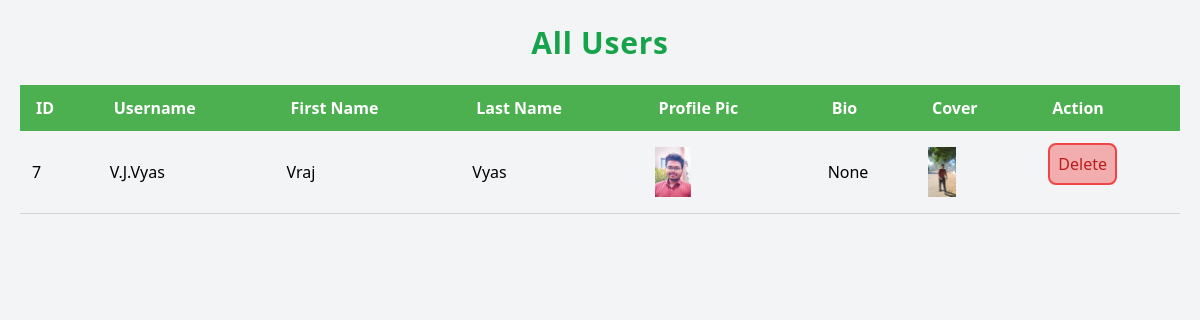
/users/, run on an earlier commit of the app's database.
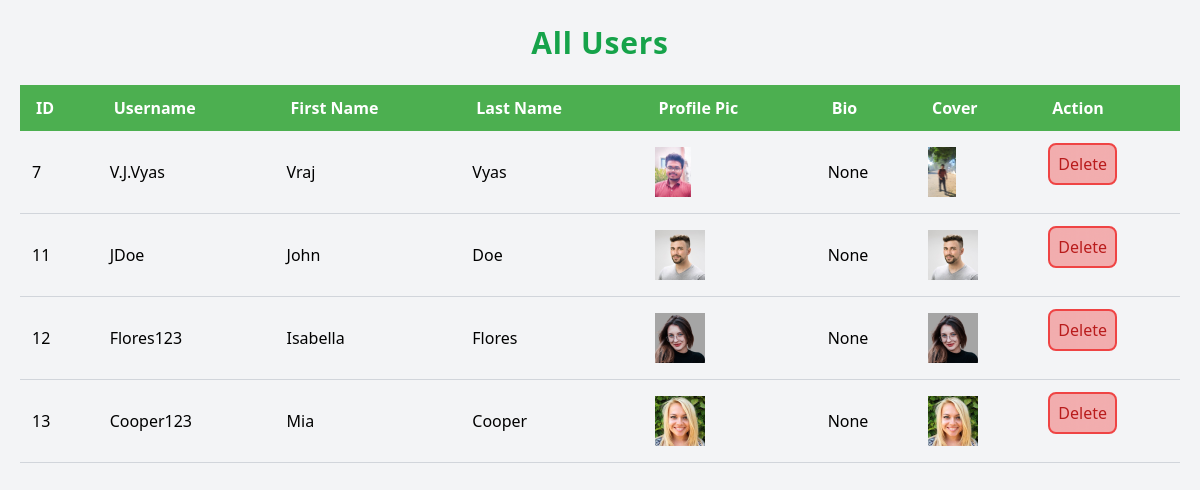
And on a later commit of the database.
### Media/models.py (models this page shows, shortened)
class User(AbstractUser):
    profile_pic = models.ImageField(upload_to='profile_pic/')
    bio = models.TextField(max_length=160, blank=True, null=True)
    cover = models.ImageField(upload_to='covers/', blank=True)
    groups = models.ManyToManyField(
        'auth.Group',
        related_name='media_user_set',  # Custom related_name for the reverse accessor
        blank=True
    )
    user_permissions = models.ManyToManyField(
        'auth.Permission',
        related_name='media_user_permissions',  # Custom related_name for the reverse accessor
        blank=True
    )

### Media/views.py (the view)
# urls.py: path('users/', views.get_all_users, name='get_all_users'),
def get_all_users(request):
    users = User.objects.all()
    return render(request, 'Media/display.html', {'users': users})

### Media/templates/Media/display.html (shortened to what this page needs)
{% load static %}
{% load static tailwind_tags %}
<html lang="en">
<head>
    {% tailwind_css %}
</head>
<body class="font-arial bg-gray-100 m-0 p-5">
    <h1 class="text-center text-[30px] text-green-600 font-bold font-sans tracking-wide">All Users</h1>
    <table class="w-full border-collapse mt-5">
        <thead>
            <tr>
                <th class="bg-[#4CAF50] text-white py-3 px-4 text-left">ID</th>
                <th class="bg-[#4CAF50] text-white py-3 px-4 text-left">Username</th>
                <th class="bg-[#4CAF50] text-white py-3 px-4 text-left">First Name</th>
                <th class="bg-[#4CAF50] text-white py-3 px-4 text-left">Last Name</th>
                <th class="bg-[#4CAF50] text-white py-3 px-4 text-left">Profile Pic</th>
                <th class="bg-[#4CAF50] text-white py-3 px-4 text-left">Bio</th>
                <th class="bg-[#4CAF50] text-white py-3 px-4 text-left">Cover</th>
                <th class="bg-[#4CAF50] text-white py-3 px-4 text-left">Action</th>
            </tr>
        </thead>
        <tbody>
            {% for user in users %}
            <tr class=" even:bg-gray-100">
                <td class="px-3 py-3 text-left border-b border-gray-300">{{ user.id }}</td>
                <td class="px-3 py-3 text-left border-b border-gray-300">{{ user.username }}</td>
                <td class="px-3 py-3 text-left border-b border-gray-300">{{ user.first_name }}</td>
                <td class="px-3 py-3 text-left border-b border-gray-300">{{ user.last_name }}</td>
                <td class="px-3 py-3 text-left border-b border-gray-300">
                    {% if user.profile_pic %}
                        <img src="{{ user.profile_pic.url }}" alt="Profile Pic" class="max-w-[50px] max-h-[50px] object-cover">
                    {% else %}
                        No Image
                    {% endif %}
                </td>
                <td class="px-3 py-3 text-left border-b border-gray-300">{{ user.bio }}</td>
                <td class="px-3 py-3 text-left border-b border-gray-300">
                    {% if user.cover %}
                        <img src="{{ user.cover.url }}" alt="Cover" class="max-w-[50px] max-h-[50px] object-cover">
                    {% else %}
                        No Cover
                    {% endif %}
                </td>
                <td class="px-3 py-3 text-left border-b border-gray-300">
                    <form method="POST" action="{% url 'delete_user' user.id %}" class="delete-form">
                        <button type="submit" class="delete-button bg-red-500 p-2 rounded-lg border-red-500 border-2 bg-opacity-40 backdrop-blur-lg text-red-700">Delete</button>
                    </form>
                </td>
            </tr>
            {% empty %}
            <tr class=" text-center">
                <td colspan="8" class="empty-message">No users available</td>
            </tr>
            {% endfor %}
        </tbody>
    </table>
</body>
</html>

What changed in the data, as far as the page shows it:
added User: id "11", username "JDoe", first_name "John", last_name "Doe", profile_pic (picture), bio "None", cover (picture)
added User: id "12", username "Flores123", first_name "Isabella", last_name "Flores", profile_pic (picture), bio "None", cover (picture)
added User: id "13", username "Cooper123", first_name "Mia", last_name "Cooper", profile_pic (picture), bio "None", cover (picture)
